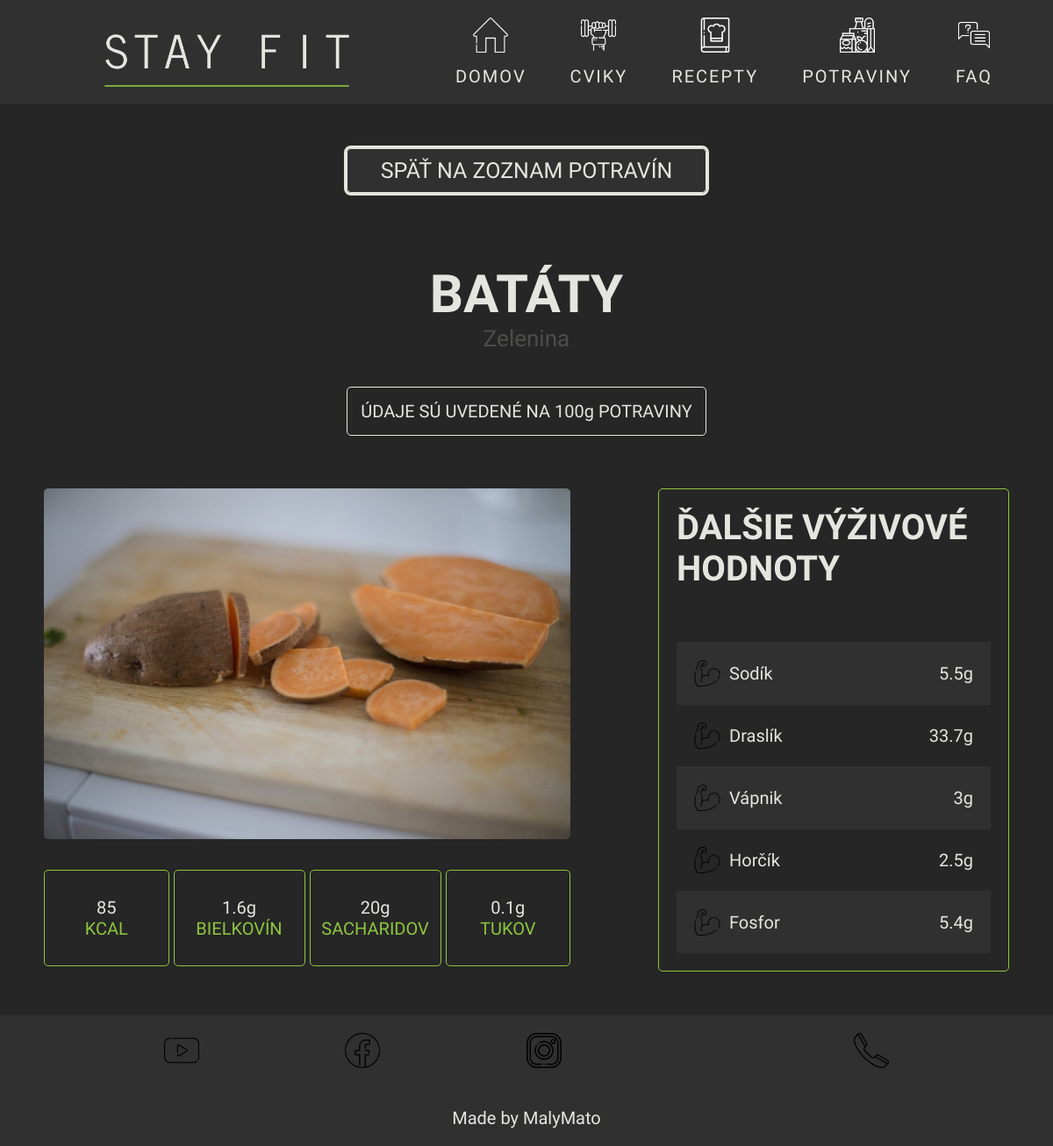
/potravina.php?id=40, run on the app's committed database.
### tables this page shows
CREATE TABLE IF NOT EXISTS `potraviny` (
  `ID` int(11) NOT NULL AUTO_INCREMENT,
  `nazovPotraviny` varchar(50) NOT NULL,
  `IDtyp` int(11) NOT NULL,
  `imagePotravina` text NOT NULL,
  `kalorie` int(11) NOT NULL,
  `bielkoviny` float NOT NULL,
  `sacharidy` float NOT NULL,
  `tuky` float NOT NULL,
  `draslik` float NOT NULL,
  `horcik` float NOT NULL,
  `fosfor` float NOT NULL,
  `vapnik` float NOT NULL,
  `sodik` float NOT NULL,
  PRIMARY KEY (`ID`),
  KEY `IDtyp` (`IDtyp`)
);

CREATE TABLE IF NOT EXISTS `typypotravin` (
  `IDtyp` int(11) NOT NULL AUTO_INCREMENT,
  `typPotraviny` varchar(50) NOT NULL,
  PRIMARY KEY (`IDtyp`)
);

### potravina.php (the view, shortened to what this page needs)
<!DOCTYPE html>
<html lang="en">
<?php
require_once("./php/db.php");
$id = $_GET["id"] ?? null;
$sql = "SELECT * FROM potraviny JOIN typypotravin ON typypotravin.IDtyp = potraviny.IDtyp WHERE ID = $id";
$stmt = $conn->prepare($sql);
$stmt->execute();
$result = $stmt->fetchAll(PDO::FETCH_ASSOC);
foreach ($result as $i) {
  $nazovPotraviny = $i['nazovPotraviny'];
  $typ = $i["typPotraviny"];
  $kalorie = $i["kalorie"];
  $bielkoviny = $i["bielkoviny"];
  $tuky = $i["tuky"];
  $sacharidy = $i["sacharidy"];
  $sodik = $i["sodik"];
  $horcik = $i["horcik"];
  $draslik = $i["draslik"];
  $vapnik = $i["vapnik"];
  $fosfor = $i["fosfor"];
  $image = $i["imagePotravina"];
}
?>
<head>
  <link rel="stylesheet" href="styles/layout.css" />
  <link rel="stylesheet" href="./styles/potravina-header.css" />
  <link rel="stylesheet" href="./styles/potravina.css" />
  <link rel="stylesheet" href="./styles/small-footer.css">
</head>
<body>
  <?php include_once "./components/small-header.php" ?>
  <main class="potravina">
    <div class="content-wrapper">
      <div class="content-header">
        <div class="back-button">
          <a href="vyzivove-hodnoty.php">SPÄŤ NA ZOZNAM POTRAVÍN</a>
        </div>
        <div class="content-start">
          <div class="name">
            <h1><?php echo $nazovPotraviny; ?></h1>
            <span class="type"><?php echo $typ; ?></span>
          </div>
          <div class="reminder">
            <span>ÚDAJE SÚ UVEDENÉ NA 100g POTRAVINY</span>
          </div>
        </div>
      </div>
      <div class="info-wrapper">
        <div class="basic-info">
          <div class="photo">
            <img src="<?php echo $image; ?>" alt="" />
          </div>
          <div class="nutritions-wrapper">
            <ul>
              <li>
                <div class="hodnota"><?php echo $kalorie; ?></div>
                <div>KCAL</div>
              </li>
              <li>
                <div class="hodnota"><?php echo $bielkoviny; ?>g</div>
                <div>BIELKOVÍN</div>
              </li>
              <li>
                <div class="hodnota"><?php echo $sacharidy; ?>g</div>
                <div>SACHARIDOV</div>
              </li>
              <li>
                <div class="hodnota"><?php echo $tuky; ?>g</div>
                <div>TUKOV</div>
              </li>
            </ul>
          </div>
        </div>
        <div class="extended-info">
          <div class="name">
            <h1>ĎALŠIE VÝŽIVOVÉ HODNOTY</h1>
          </div>
          <div class="extended-nutritions-wrapper">
            <ul class="extended-nutritions-list">
              <li class="extended-nutritions-list-item">
                <img src="./media/icons/eshop-cards-dash.png" alt="" class="extended-nutritions-dash" />
                <div class="mineral-wrapper">
                  <div class="mineral">Sodík</div>
                  <div class="value"><?php echo $sodik; ?>g</div>
                </div>
              </li>
              <li class="extended-nutritions-list-item">
                <img src="./media/icons/eshop-cards-dash.png" alt="" class="extended-nutritions-dash" />
                <div class="mineral-wrapper">
                  <div class="mineral">Draslík</div>
                  <div class="value"><?php echo $draslik; ?>g</div>
                </div>
              </li>
              <li class="extended-nutritions-list-item">
                <img src="./media/icons/eshop-cards-dash.png" alt="" class="extended-nutritions-dash" />
                <div class="mineral-wrapper">
                  <div class="mineral">Vápnik</div>
                  <div class="value"><?php echo $vapnik; ?>g</div>
                </div>
              </li>
              <li class="extended-nutritions-list-item">
                <img src="./media/icons/eshop-cards-dash.png" alt="" class="extended-nutritions-dash" />
                <div class="mineral-wrapper">
                  <div class="mineral">Horčík</div>
                  <div class="value"><?php echo $horcik; ?>g</div>
                </div>
              </li>
              <li class="extended-nutritions-list-item">
                <img src="./media/icons/eshop-cards-dash.png" alt="" class="extended-nutritions-dash" />
                <div class="mineral-wrapper">
                  <div class="mineral">Fosfor</div>
                  <div class="value"><?php echo $fosfor; ?>g</div>
                </div>
              </li>
            </ul>
          </div>
        </div>
      </div>
    </div>
  </main>
  <?php require_once "./components/small-footer.php" ?>
</body>
</html>

### styles/layout.css (style rules this page uses)
* { box-sizing: border-box; font-family: "News Cycle", sans-serif; margin: 0; padding: 0; }
body { display: grid; grid-template-rows: auto 1fr auto; font-size: 2rem; font-weight: 500; background-color: #262626; scroll-behavior: smooth; width: 100%; height: 100%; overflow-x: hidden; }
.btn, .back-button, .submit-button { cursor: pointer; outline: solid #e5e5e0; text-transform: uppercase; border-radius: 5px; }
.back-button { text-decoration: none; display: flex; justify-content: center; align-items: center; transition: 0.5s; background-color: #303030; padding: 2rem; gap: 2rem; }
html { font-size: 10px; }
html h1 { font-size: 4rem; }
@media (min-width: 601px) { html { font-size: 7px; } }
@media (min-width: 800px) { html { font-size: 8px; } }
@media (min-width: 1000px) { html { font-size: 9px; } }
@media (min-width: 1200px) { html { font-size: 10px; } }

### data on the page
potraviny: nazovPotraviny "BATÁTY", IDtyp.typPotraviny "Zelenina", imagePotravina (picture), kalorie "85", bielkoviny "1.6", sacharidy "20", tuky "0.1", sodik "5.5", draslik "33.7", vapnik "3", horcik "2.5", fosfor "5.4"
